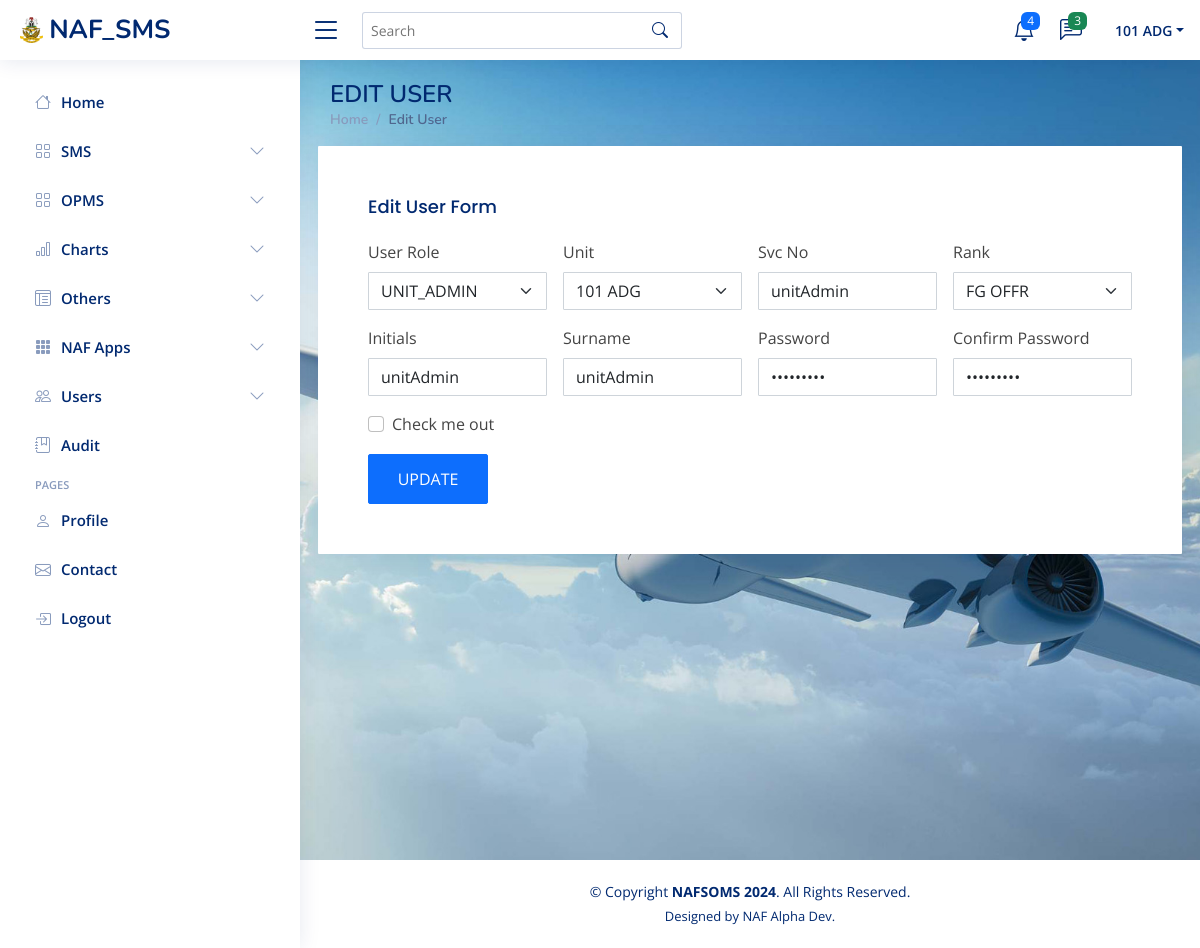
The app's page /UNIT_ADMIN/unitAdminEditUser?svcNo=unitAdmin (signed in) with its own data.
### tables this page shows
CREATE TABLE `users` (
  `SVC_NO` varchar(20) NOT NULL,
  `RANK` varchar(20) NOT NULL,
  `INITIALS` varchar(20) NOT NULL,
  `SURNAME` varchar(50) NOT NULL,
  `UNIT_CODE` varchar(20) NOT NULL,
  `USER_ROLE` varchar(20) NOT NULL,
  `PASSWORD` varchar(50) NOT NULL
);

### UNIT_ADMIN/unitAdminEditUser.php (the view, shortened to what this page needs)
<?php
include('../Connection.php');
    if(isset($_GET['svcNo'])){
     $svcNo = $_GET['svcNo'];
     $userSQL = "SELECT * FROM users WHERE SVC_NO = '$svcNo'";
     $userResult = mysqli_query($conn, $userSQL);
    while($row = mysqli_fetch_assoc($userResult)){
?>
<!DOCTYPE html>
<html lang="en">
<head>
  <link href="../assets/vendor/bootstrap/css/bootstrap.min.css" rel="stylesheet">
  <link href="../assets/vendor/bootstrap-icons/bootstrap-icons.css" rel="stylesheet">
  <link href="../assets/vendor/boxicons/css/boxicons.min.css" rel="stylesheet">
  <link href="../assets/vendor/quill/quill.snow.css" rel="stylesheet">
  <link href="../assets/vendor/quill/quill.bubble.css" rel="stylesheet">
  <link href="../assets/vendor/remixicon/remixicon.css" rel="stylesheet">
  <link href="../assets/vendor/simple-datatables/style.css" rel="stylesheet">
      <link rel="stylesheet" href="../CSS/styles.css">
  <link href="../assets/css/style.css" rel="stylesheet">
</head>
<body>
  <header id="header" class="header fixed-top d-flex align-items-center">
    <div class="d-flex align-items-center justify-content-between">
      <a href="u" class="logo d-flex align-items-center">
        <img src="../IMAGES/logo.png" id="nafLogo" alt="">
        <span class="d-none d-lg-block">NAF_SMS</span>
      </a>
      <i class="bi bi-list toggle-sidebar-btn"></i>
    </div>
    <div class="search-bar">
      <form method="post" action="unitAdminNewUser" class="search-form d-flex align-items-center">
        <input type="text" name="query" placeholder="Search" title="Enter search keyword">
        <button type="submit" title="Search"><i class="bi bi-search"></i></button>
      </form>
    </div>
    <nav class="header-nav ms-auto">
      <ul class="d-flex align-items-center">
        <li class="nav-item dropdown">
          <a class="nav-link nav-icon" href="#" data-bs-toggle="dropdown">
            <i class="bi bi-bell"></i>
            <span class="badge bg-primary badge-number">4</span>
          </a>
        </li>
        <li class="nav-item dropdown">
          <a class="nav-link nav-icon" href="#" data-bs-toggle="dropdown">
            <i class="bi bi-chat-left-text"></i>
            <span class="badge bg-success badge-number">3</span>
          </a>
        </li>
        <li class="nav-item dropdown pe-3">
          <a class="nav-link nav-profile d-flex align-items-center pe-0" href="#" data-bs-toggle="dropdown">
            <span class="d-none d-md-block dropdown-toggle ps-2"><?php echo ($_SESSION['account']);?></span>
          </a>
        </li>
      </ul>
    </nav>
  </header>
<?php include 'unitAdminSideNavBar.php';?>
<main id="main" class="main"
   style="
    background-image: url('../IMAGES/img1.jpg');
    background-size: cover;
    background-position: center;
    min-height: 100vh;
    zIndex:-1;
    "
>
    <div class="pagetitle">
      <h1>EDIT USER</h1>
      <nav>
        <ol class="breadcrumb">
          <li class="breadcrumb-item"><a href="unitAdminHome">Home</a></li>
          <li class="breadcrumb-item active">Edit User</li>
        </ol>
      </nav>
    </div>
    <section class="section" id="newUserSection">
      <div class="row" style="">
           <div class="card"  style="padding:30px; border-radius:1px;">
            <div class="card-body">
              <h5 class="card-title">Edit User Form</h5>
              <form method="post" action="unitAdminEditUser" class="row g-3">
                 <div class="col-md-3">
                  <label for="userRole" class="form-label">User Role</label>
                  <select id="userRole" name="userRole" class="form-select" style="border-radius:1px;" required>
                    <option value="<?php echo $row['USER_ROLE']; ?>"><?php echo $row['USER_ROLE']; ?></option>
                  </select>
                </div>
                  <div class="col-md-3">
                  <label for="unit" class="form-label">Unit</label>
                  <select id="unit" name="unit" class="form-select" style="border-radius:1px;" required>
                    <option value="<?php echo $row['UNIT_CODE']; ?>"><?php echo $row['UNIT_CODE']; ?></option>
                  </select>
                </div>
                <div class="col-md-3">
                  <label for="svcNo" class="form-label">Svc No</label>
                  <input type="text" style="border-radius:1px;" required value="<?php echo $row['SVC_NO']; ?>" name="svcNo" class="form-control" id="svcNo" placeholder="Enter svc no" readonly style="background-color:#f5f8f9;">
                </div>
                <div class="col-md-3">
                  <label for="rank" class="form-label">Rank</label>
                  <select id="rank" name="rank" class="form-select" style="border-radius:1px;" required>
                     <option value="<?php echo $row['RANK']; ?>"><?php echo $row['RANK']; ?></option>
                  </select>
                </div>
                  <div class="col-md-3">
                  <label for="initials" class="form-label">Initials</label>
                  <input type="text" style="border-radius:1px;" required value="<?php echo $row['INITIALS']; ?>" name="initials" class="form-control" id="initials" placeholder="Enter initials">
                </div>
                  <div class="col-md-3">
                  <label for="surname" class="form-label">Surname</label>
                  <input type="text" style="border-radius:1px;" required value="<?php echo $row['SURNAME']; ?>" name="surname" class="form-control" id="surname" placeholder="Enter surname">
                </div>
                <div class="col-md-3">
                  <label for="password" class="form-label">Password</label>
                  <input type="password" style="border-radius:1px;" required value="<?php echo $row['PASSWORD']; ?>" name="password" class="form-control" id="password" placeholder="Enter password">
                </div>
                  <div class="col-md-3">
                  <label for="confirmPassword" class="form-label">Confirm Password</label>
                  <input type="password" style="border-radius:1px;" required value="<?php echo $row['PASSWORD']; ?>" name="confirmPassword" class="form-control" id="confirmPassword">
                </div>
                <div class="col-12">
                  <div class="form-check">
                    <input class="form-check-input" type="checkbox" id="gridCheck">
                    <label class="form-check-label" for="gridCheck">
                      Check me out
                    </label>
                  </div>
                </div>
                <div class="">
                  <button type="submit" name="update" class="btn btn-primary" style="border-radius:2px; width:120px; height:50px">UPDATE</button>
                </div>
              </form>
            </div>
          </div>
      </div>
    </section>
  </main>
 <?php include 'unitAdminFooter.php'; ?>
 <?php
}}?>

### UNIT_ADMIN/unitAdminSideNavBar.php (shortened to what this page needs)
<?php
if(isset($_SESSION['svcNo']) && isset($_SESSION['password']) && $_SESSION['userRole']=='UNIT_ADMIN') {
?>
  <aside id="sidebar" class="sidebar">
    <ul class="sidebar-nav" id="sidebar-nav">
      <li class="nav-item">
        <a class="nav-link collapsed" href="unitAdminHome">
          <i class="bi bi-house"></i>
          <span>Home</span>
        </a>
      </li>
        <li class="nav-item">
        <a class="nav-link collapsed" data-bs-target="#sms-nav" data-bs-toggle="collapse" href="#">
          <i class="bi bi-grid"></i><span>SMS</span><i class="bi bi-chevron-down ms-auto"></i>
        </a>
      </li>
        <li class="nav-item">
        <a class="nav-link collapsed" data-bs-target="#opms-nav" data-bs-toggle="collapse" href="#">
          <i class="bi bi-grid"></i><span>OPMS</span><i class="bi bi-chevron-down ms-auto"></i>
        </a>
      </li>
           <li class="nav-item">
        <a class="nav-link collapsed" data-bs-target="#charts-nav" data-bs-toggle="collapse" href="#">
          <i class="bi bi-bar-chart"></i><span>Charts</span><i class="bi bi-chevron-down ms-auto"></i>
        </a>
      </li>
      <li class="nav-item">
        <a class="nav-link collapsed" data-bs-target="#tables-nav" data-bs-toggle="collapse" href="#">
          <i class="bi bi-layout-text-window-reverse"></i><span>Others</span><i class="bi bi-chevron-down ms-auto"></i>
        </a>
      </li>
      <li class="nav-item">
        <a class="nav-link collapsed" data-bs-target="#forms-nav" data-bs-toggle="collapse" href="#">
          <i class="bi bi-grid-3x3-gap-fill"></i><span>NAF Apps</span><i class="bi bi-chevron-down ms-auto"></i>
        </a>
      </li>
      <li class="nav-item">
        <a class="nav-link collapsed" data-bs-target="#components-nav" data-bs-toggle="collapse" href="#">
         <i class="bi bi-people"></i><span>Users</span><i class="bi bi-chevron-down ms-auto"></i>
        </a>
      </li>
       <li class="nav-item">
        <a class="nav-link collapsed" href="unitAdminAuditTrail">
          <i class="bi bi-journal-bookmark"></i>
          <span>Audit</span>
        </a>
      </li>
      <li class="nav-heading">Pages</li>
      <li class="nav-item">
        <a class="nav-link collapsed" href="unitAdminUserProfile">
          <i class="bi bi-person"></i>
          <span>Profile</span>
        </a>
      </li>
      <li class="nav-item">
        <a class="nav-link collapsed" href="unitAdminContact">
          <i class="bi bi-envelope"></i>
          <span>Contact</span>
        </a>
      </li>
      <li class="nav-item">
        <a class="nav-link collapsed" href="../logout">
          <i class="bi bi-box-arrow-in-right"></i>
          <span>Logout</span>
        </a>
      </li>
    </ul>
  </aside>
<?php
}else{
    header("Location: ../login");
    exit();
}
?>

### UNIT_ADMIN/unitAdminFooter.php (shortened to what this page needs)
  <footer id="footer" class="footer" style="background-color:white; color:black; border:1px solid white;">
    <div class="copyright">
      &copy; Copyright <strong><span>NAFSOMS 2024</span></strong>. All Rights Reserved.
    </div>
    <div class="credits">
      Designed by NAF Alpha Dev.
    </div>
  </footer>
</body>
</html>

### assets/css/style.css (style rules this page uses)
:root { scroll-behavior: smooth; }
body { font-family: "Open Sans", sans-serif; background: #f6f9ff; color: #444444; }
a { color: #4154f1; text-decoration: none; }
h1, h2, h3, h4, h5, h6 { font-family: "Nunito", sans-serif; }
#main { margin-top: 60px; padding: 20px 30px; transition: all 0.3s; }
.pagetitle { margin-bottom: 10px; }
.pagetitle h1 { font-size: 24px; margin-bottom: 0; font-weight: 600; color: #012970; }
.card { margin-bottom: 30px; border: none; border-radius: 5px; box-shadow: 0px 0 30px rgba(1, 41, 112, 0.1); }
.card-title { padding: 20px 0 15px 0; font-size: 18px; font-weight: 500; color: #012970; font-family: "Poppins", sans-serif; }
.card-body { padding: 0 20px 20px 20px; }
.breadcrumb { font-size: 14px; font-family: "Nunito", sans-serif; color: #899bbd; font-weight: 600; }
.breadcrumb a { color: #899bbd; transition: 0.3s; }
.breadcrumb .breadcrumb-item::before { color: #899bbd; }
.breadcrumb .active { color: #51678f; font-weight: 600; }
.logo { line-height: 1; }
@media (min-width: 1200px) { .logo { width: 280px; } }
.logo img { max-height: 26px; margin-right: 6px; }
.logo span { font-size: 26px; font-weight: 700; color: #012970; font-family: "Nunito", sans-serif; }
.header { transition: all 0.5s; z-index: 997; height: 60px; box-shadow: 0px 2px 20px rgba(1, 41, 112, 0.1); background-color: #fff; padding-left: 20px; }
.header .toggle-sidebar-btn { font-size: 32px; padding-left: 10px; cursor: pointer; color: #012970; }
.header .search-bar { min-width: 360px; padding: 0 20px; }
.header .search-form { width: 100%; }
.header .search-form input { border: 0; font-size: 14px; color: #012970; border: 1px solid rgba(1, 41, 112, 0.2); padding: 7px 38px 7px 8px; border-radius: 3px; transition: 0.3s; width: 100%; }
.header .search-form button { border: 0; padding: 0; margin-left: -30px; background: none; }
.header .search-form button i { color: #012970; }
.header-nav ul { list-style: none; }
.header-nav>ul { margin: 0; padding: 0; }
.header-nav .nav-icon { font-size: 22px; color: #012970; margin-right: 25px; position: relative; }
.header-nav .nav-profile { color: #012970; }
.header-nav .nav-profile span { font-size: 14px; font-weight: 600; }
.header-nav .badge-number { position: absolute; inset: -2px -5px auto auto; font-weight: normal; font-size: 12px; padding: 3px 6px; }
.sidebar { position: fixed; top: 60px; left: 0; bottom: 0; width: 300px; z-index: 996; transition: all 0.3s; padding: 20px; overflow-y: auto; scrollbar-width: thin; scrollbar-color: #aab7cf transparent; box-shadow: 0px 0px 20px rgba(1, 41, 112, 0.1); background-color: #fff; }
@media (min-width: 1200px) { #main, #footer { margin-left: 300px; } }
.sidebar-nav { padding: 0; margin: 0; list-style: none; }
.sidebar-nav li { padding: 0; margin: 0; list-style: none; }
.sidebar-nav .nav-item { margin-bottom: 5px; }
.sidebar-nav .nav-heading { font-size: 11px; text-transform: uppercase; color: #899bbd; font-weight: 600; margin: 10px 0 5px 15px; }
.sidebar-nav .nav-link { display: flex; align-items: center; font-size: 15px; font-weight: 600; color: #4154f1; transition: 0.3; background: #f6f9ff; padding: 10px 15px; border-radius: 4px; }
.sidebar-nav .nav-link i { font-size: 16px; margin-right: 10px; color: #4154f1; }
.sidebar-nav .nav-link.collapsed { color: #012970; background: #fff; }
.sidebar-nav .nav-link.collapsed i { color: #899bbd; }
.sidebar-nav .nav-link .bi-chevron-down { margin-right: 0; transition: transform 0.2s ease-in-out; }
.footer { padding: 20px 0; font-size: 14px; transition: all 0.3s; border-top: 1px solid #cddfff; }
.footer .copyright { text-align: center; color: #012970; }
.footer .credits { padding-top: 5px; text-align: center; font-size: 13px; color: #012970; }

### records on screen
users: userRole "UNIT_ADMIN", unit "101 ADG", svcNo "unitAdmin", rank "FG OFFR", initials "unitAdmin", surname "unitAdmin"
